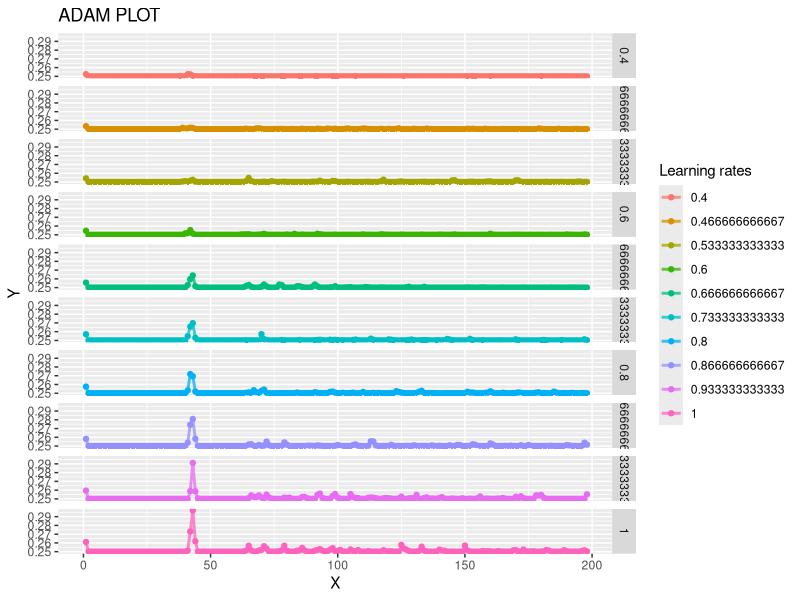
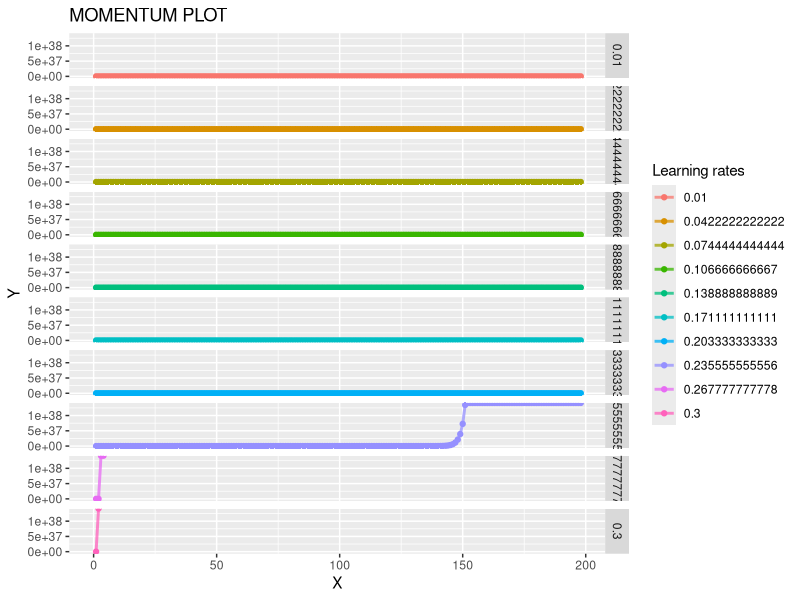
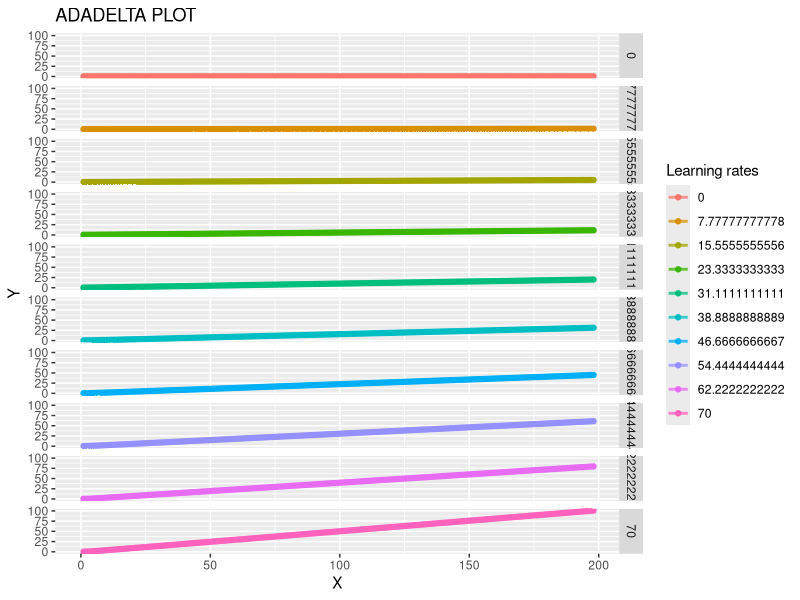
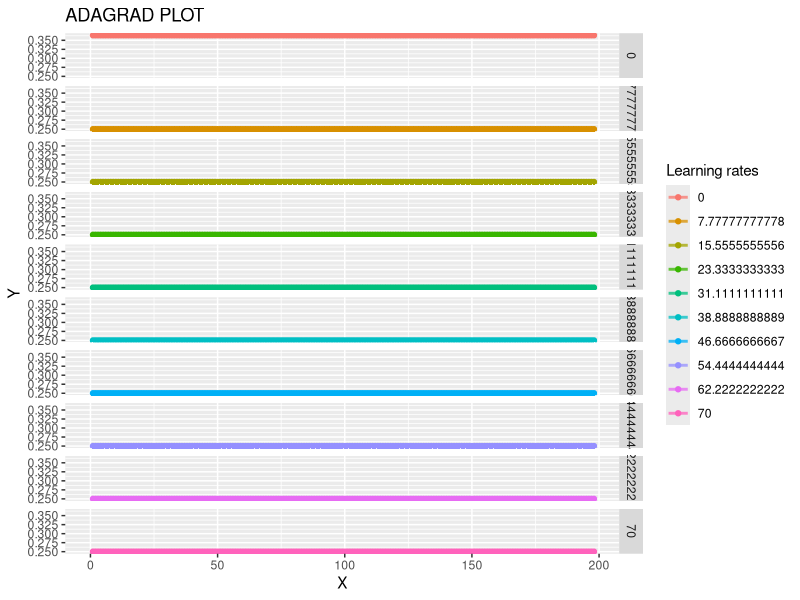

Reproduce these figures in R, in order.
library(ggplot2)
trends = read.csv('trend_0_10_0.csv')

n = 10

adam_trends = trends[trends[,1] == 'adam',]
ggplot(adam_trends, aes(x = rep.int(1:(length(VALUE)/n), n), y = VALUE, color = as.factor(LR))) +
  geom_line(size = 1, alpha = 0.75) +
  geom_point() + 
  ggtitle('ADAM PLOT') +
  scale_color_discrete(name = "Learning rates") +
  scale_x_continuous(name = 'X',
                     limits = c(0, length(adam_trends[,3])/n)) + 
  scale_y_continuous(name = 'Y',
                     limits = c(min(adam_trends[,3]), max(adam_trends[,3]))) +
  facet_grid(LR~.)



momentum_trends = trends[trends[,1] == 'momentum',]
ggplot(momentum_trends, aes(x = rep.int(1:(length(VALUE)/n), n), y = VALUE, color = as.factor(LR))) +
  geom_line(size = 1, alpha = 0.75) +
  geom_point() + 
  ggtitle('MOMENTUM PLOT') +
  scale_color_discrete(name = "Learning rates") +
  scale_x_continuous(name = 'X',
                     limits = c(0, length(momentum_trends[,3])/n)) + 
  scale_y_continuous(name = 'Y',
                     limits = c(min(momentum_trends[,3]), max(momentum_trends[,3]))) +
  facet_grid(LR~.)



adadelta_trends = trends[trends[,1] == 'adadelta',]
ggplot(adadelta_trends, aes(x = rep.int(1:(length(VALUE)/n), n), y = VALUE, color = as.factor(LR))) +
  geom_line(size = 1, alpha = 0.75) +
  geom_point() + 
  ggtitle('ADADELTA PLOT') +
  scale_color_discrete(name = "Learning rates") +
  scale_x_continuous(name = 'X',
                     limits = c(0, length(adadelta_trends[,3])/n)) + 
  scale_y_continuous(name = 'Y',
                     limits = c(min(adadelta_trends[,3]), max(adadelta_trends[,3]))) +
  facet_grid(LR~.)



adagrad_trends = trends[trends[,1] == 'adagrad',]
ggplot(adagrad_trends, aes(x = rep.int(1:(length(VALUE)/n), n), y = VALUE, color = as.factor(LR))) +
  geom_line(size = 1, alpha = 0.75) +
  geom_point() + 
  ggtitle('ADAGRAD PLOT') +
  scale_color_discrete(name = "Learning rates") +
  scale_x_continuous(name = 'X',
                     limits = c(0, length(adagrad_trends[,3])/n)) + 
  scale_y_continuous(name = 'Y',
                     limits = c(min(adagrad_trends[,3]), max(adagrad_trends[,3]))) +
  facet_grid(LR~.)
